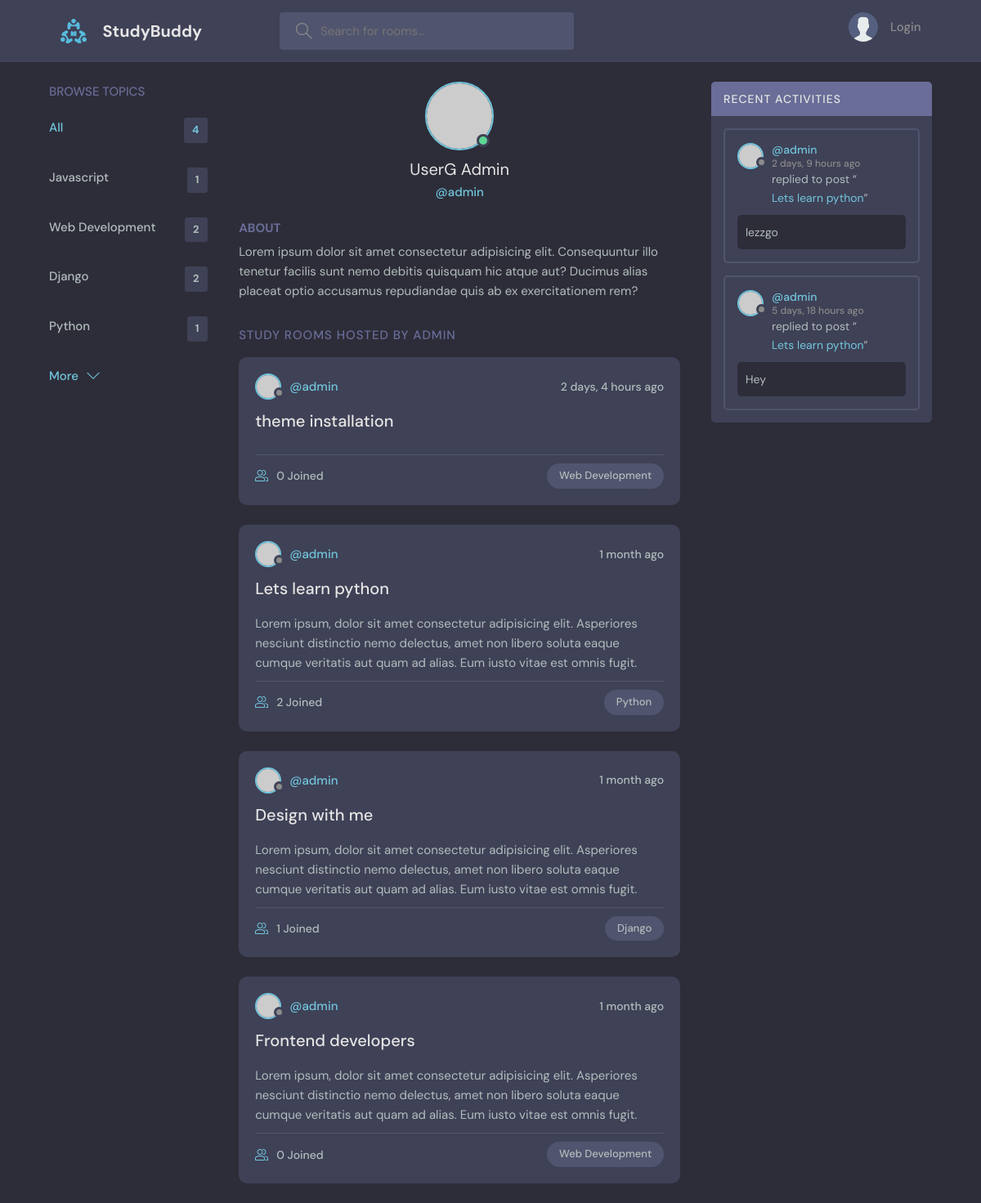
Page /user-profile/2/ on the committed database.
### base/models.py (models this page shows, shortened)
class Topic(models.Model):
    name = models.CharField(max_length=200)

class Room(models.Model):
    host = models.ForeignKey(User, on_delete=models.SET_NULL, null=True)
    topic = models.ForeignKey(Topic, on_delete = models.SET_NULL, null=True)
    name = models.CharField(max_length=200)
    description = models.TextField(blank=True, null=True)
    participants = models.ManyToManyField(User, related_name='participants', blank=True)
    updated = models.DateTimeField(auto_now=True)
    created = models.DateTimeField(auto_now_add=True)
    class Meta:
        ordering = ['-updated', '-created']
    def __str__(self):
        return self.name

class Message(models.Model):
    user = models.ForeignKey(User, on_delete=models.CASCADE)
    room = models.ForeignKey(Room, on_delete=models.CASCADE)
    body = models.TextField()
    updated = models.DateTimeField(auto_now=True)
    created = models.DateTimeField(auto_now_add=True)
    class Meta:
        ordering = ['-updated', '-created']
    def __str__(self):
        return self.body[0:50]

### base/views.py (the view)
# urls.py: path('user-profile/<str:pk>/',views.userProfile, name="user-profile"),
def userProfile(request, pk):
    user = User.objects.get(id=pk)
    rooms = user.room_set.all()
    room_messages = user.message_set.all()
    topics = Topic.objects.all()
    context = {'user': user, 'rooms': rooms, 'room_messages': room_messages, 'topics': topics}
    return render(request, 'base/profile.html', context)

### base/templates/base/profile.html (shortened to what this page needs)
{% extends 'main.html' %}
{% block content %}
  <main class="profile-page layout layout--3">
    <div class="container">
      {% include 'base/topic_component.html' %}
      <div class="roomList">
        <div class="profile">
          <div class="profile__avatar">
            <div class="avatar avatar--large active">
              <img src="https://randomuser.me/api/portraits/men/11.jpg" />
            </div>
          </div>
          <div class="profile__info">
            <h3>{{user.first_name}} {{user.last_name}}</h3>
            <p>@{{user.username}}</p>
          </div>
          <div class="profile__about">
            <h3>About</h3>
            <p>
              Lorem ipsum dolor sit amet consectetur adipisicing elit. Consequuntur illo tenetur
              facilis sunt nemo debitis quisquam hic atque aut? Ducimus alias placeat optio
              accusamus repudiandae quis ab ex exercitationem rem?
            </p>
          </div>
        </div>
        <div class="roomList__header">
          <div>
            <h2>Study Rooms Hosted by {{user.username}}</a>
            </h2>
          </div>
        </div>
        {% include 'base/feed_component.html' %}
      </div>
      {% include 'base/activity_component.html' %}
    </div>
  </main>
{% endblock %}

### base/templates/base/topic_component.html
<div class="topics">
    <div class="topics__header">
      <h2>Browse Topics</h2>
    </div>
    <ul class="topics__list">
      <li>
        <a href="{% url 'home' %}" class="active">All <span>{{topics.count}}</span></a>
      </li>
      {% for topic in topics %}
        <li>
            <a href="{% url 'home' %}?q={{topic.name}}">{{topic.name}}<span>{{topic.room_set.all.count}}</span></a>
        </li>
      {% endfor %}
    </ul>
    <a class="btn btn--link" href="topics.html">
      More
      <svg version="1.1" xmlns="http://www.w3.org/2000/svg" width="32" height="32" viewBox="0 0 32 32">
        <title>chevron-down</title>
        <path d="M16 21l-13-13h-3l16 16 16-16h-3l-13 13z"></path>
      </svg>
    </a>
  </div>

### base/templates/base/feed_component.html (shortened to what this page needs)
{% for room in rooms %}
<div class="roomListRoom">
    <div class="roomListRoom__header">
        <a href="{% url 'user-profile' room.host.id%}" class="roomListRoom__author">
        <div class="avatar avatar--small">
            <img src="https://randomuser.me/api/portraits/women/11.jpg" />
        </div>
        <span>@{{room.host.username}}</span>
        </a>
        <div class="roomListRoom__actions">
        <span>{{room.created|timesince}}  ago</span>
        </div>
    </div>
    <div class="roomListRoom__content">
        <a href="{% url 'room' room.id %}">{{room.name}}</a>
        <p>
        {{room.description}}
        </p>
    </div>
    <div class="roomListRoom__meta">
        <a href="{% url 'room' room.id %}" class="roomListRoom__joined">
        {{room.participants.all.count}} Joined
        </a>
        <p class="roomListRoom__topic">{{room.topic.name}}</p>
    </div>
</div>
{% endfor %}

### base/templates/base/activity_component.html (shortened to what this page needs)
<div class="activities">
    <div class="activities__header">
      <h2>Recent Activities</h2>
    </div>
    {% for message in room_messages %}
    <div class="activities__box">
      <div class="activities__boxHeader roomListRoom__header">
        <a href="{% url 'user-profile' message.user.id %}" class="roomListRoom__author">
          <div class="avatar avatar--small">
            <img src="https://randomuser.me/api/portraits/women/11.jpg" />
          </div>
          <p>
            @{{message.user}}
            <span>{{message.created|timesince}} ago</span>
          </p>
        </a>
      </div>
      <div class="activities__boxContent">
        <p>replied to post “<a href="{% url 'room' message.room.id %}">{{message.room}}</a>”</p>
        <div class="activities__boxRoomContent">
          {{message}}
        </div>
      </div>
    </div>
    {% endfor %}
</div>

### rows in the picture
Topic: name "Javascript", room_set.all.count "1"
Topic: name "Web Development", room_set.all.count "2"
Topic: name "Django", room_set.all.count "2"
Topic: name "Python", room_set.all.count "1"
Room: host.username "admin", created "2 days, 4 hours", name "theme installation", participants.all.count "0", topic.name "Web Development"
Room: host.username "admin", created "1 month", name "Lets learn python", description "Lorem ipsum, dolor sit amet consectetur adipisicing elit. Asperiores nesciunt distinctio nemo delectus, amet non libero soluta eaque cumque veritatis aut quam ad alias. Eum iusto vitae est omnis fugit.", participants.all.count "2", topic.name "Python"
Room: host.username "admin", created "1 month", name "Design with me", description "Lorem ipsum, dolor sit amet consectetur adipisicing elit. Asperiores nesciunt distinctio nemo delectus, amet non libero soluta eaque cumque veritatis aut quam ad alias. Eum iusto vitae est omnis fugit.", participants.all.count "1", topic.name "Django"
Room: host.username "admin", created "1 month", name "Frontend developers", description "Lorem ipsum, dolor sit amet consectetur adipisicing elit. Asperiores nesciunt distinctio nemo delectus, amet non libero soluta eaque cumque veritatis aut quam ad alias. Eum iusto vitae est omnis fugit.", participants.all.count "0", topic.name "Web Development"
Message: user "admin", created "2 days, 9 hours", room "Lets learn python", body "lezzgo"
Message: user "admin", created "5 days, 18 hours", room "Lets learn python", body "Hey"

### other values in the picture
{{ topics.count }} "4"
{{ user.first_name }} "UserG"
{{ user.last_name }} "Admin"
{{ user.username }} "admin"
{{ user.username }} "ADMIN"
